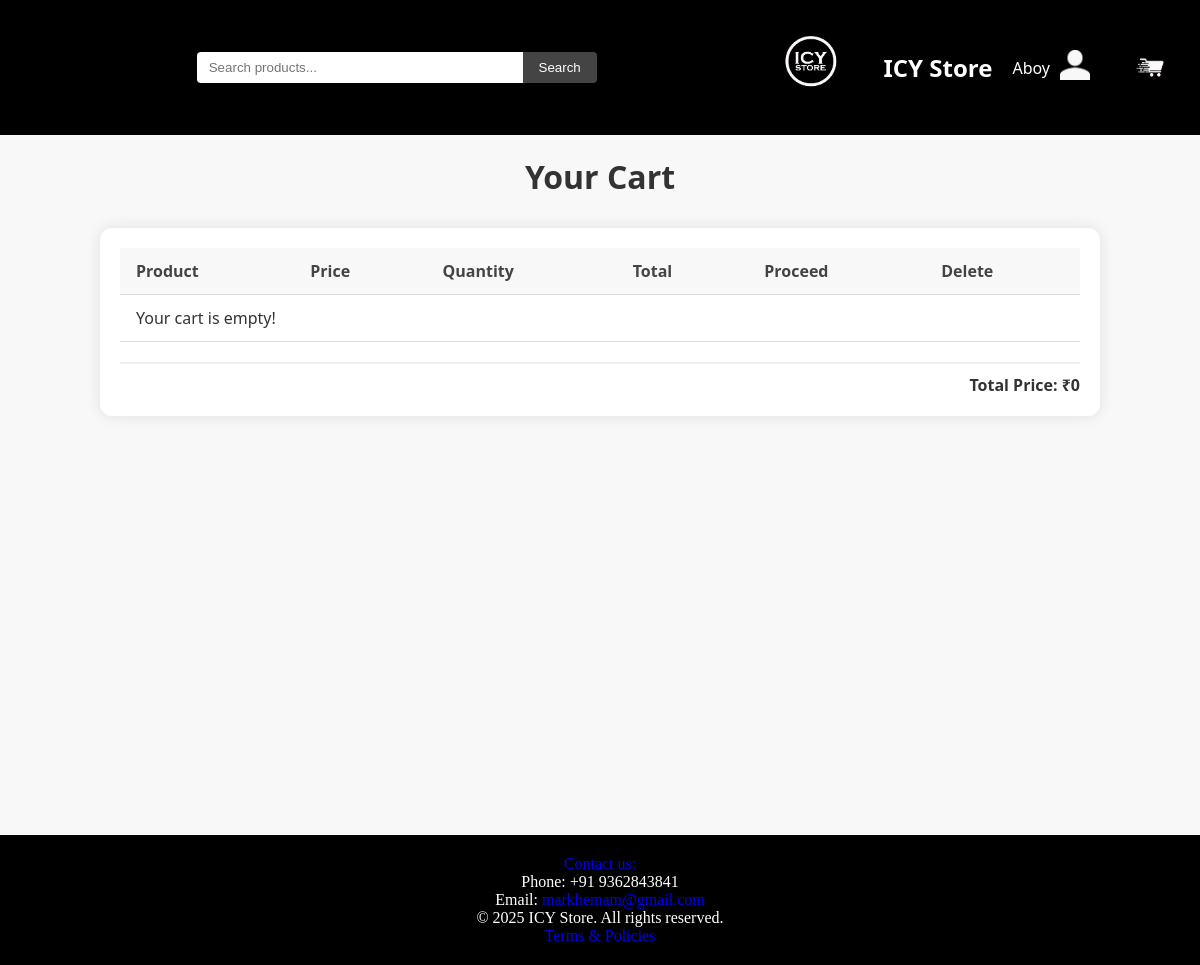
The page /cart/ (signed in) on the database as committed earlier.
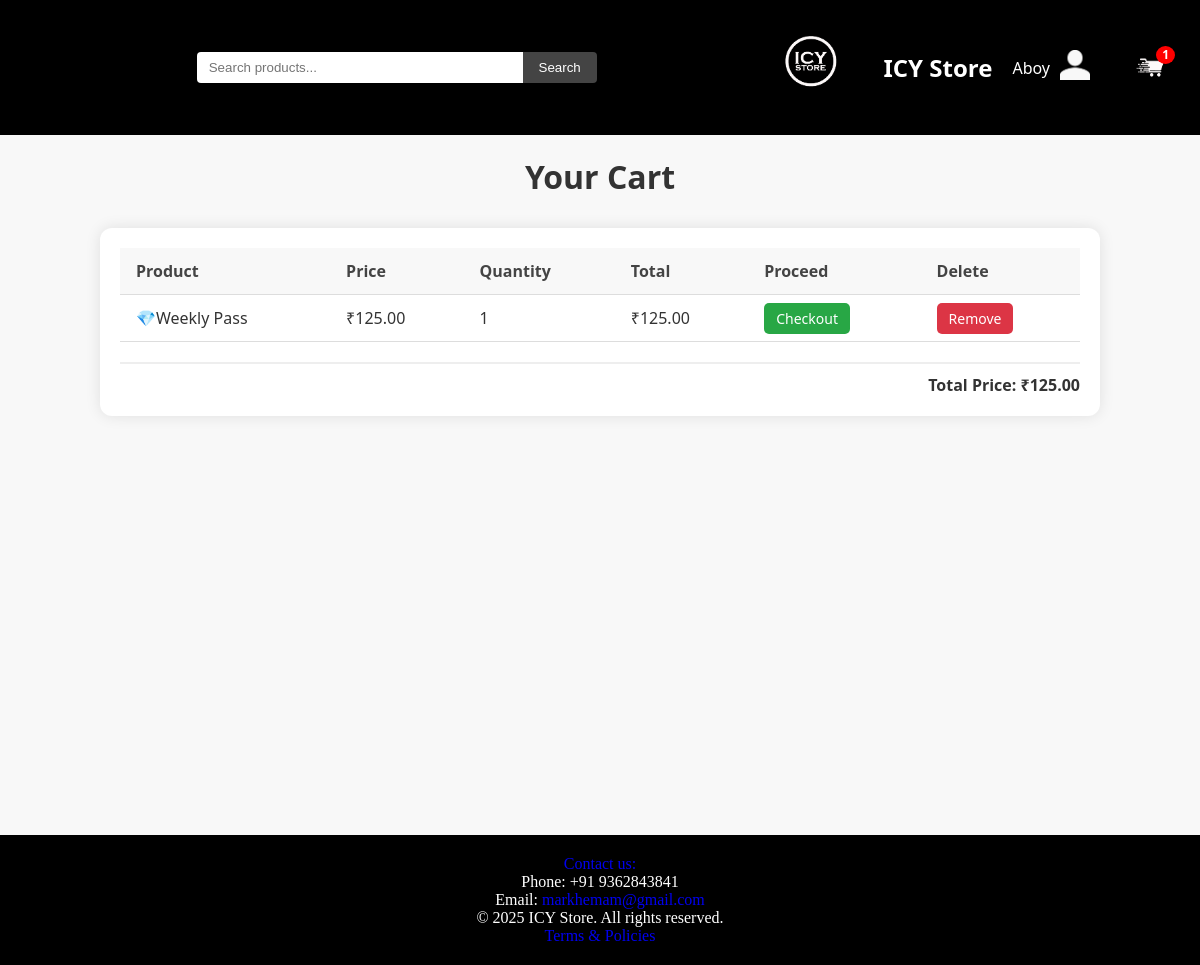
The same page on the database as committed later.
### users/models.py (models this page shows, shortened)
class Cart(models.Model):
    user = models.ForeignKey(User, on_delete=models.CASCADE)
    product = models.ForeignKey(Product, on_delete=models.CASCADE)
    game = models.ForeignKey(Game, on_delete=models.CASCADE, null=True, blank=True)  # NEW
    player_id = models.CharField(max_length=255)
    server_id = models.CharField(max_length=255)
    quantity = models.PositiveIntegerField(default=1)
    added_at = models.DateTimeField(auto_now_add=True)

class Product(models.Model):
    game = models.ForeignKey(Game, on_delete=models.CASCADE, related_name='products')
    name = models.CharField(max_length=100)
    price = models.DecimalField(max_digits=10, decimal_places=2)

### users/views.py (the view, shortened to what this page needs)
# urls.py: path('cart/', views.cart_view, name='cart_page'),
@login_required
def cart_view(request):
    cart_items = Cart.objects.filter(user=request.user)
    total_price = 0
    player_id = None
    server_id = None
    for item in cart_items:
        item.total_price = item.product.price * item.quantity
        total_price += item.total_price
        if not player_id and not server_id:
            player_id = item.player_id
            server_id = item.server_id
    return render(request, 'cart.html', {'cart_items': cart_items, 'total_price': total_price})

### users/context_processors.py (called while the page is built)
def cart_item_count(request):
    if request.user.is_authenticated:
        count = Cart.objects.filter(user=request.user).count()
    else:
        count = 0
    return {
        'cart_count': count
    }

### users/templates/cart.html (shortened to what this page needs)
{% load static %}
<!DOCTYPE html>
<html lang="en">
<head>
    <link rel="stylesheet" href="{% static 'css/styles.css' %}">
    <link rel="stylesheet" href="{% static 'css/table2.css' %}">
</head>
<body>
     <header class="header">
        <div class="search-container">
            <form method="get" action="{% url 'products' %}" class="search-form">
                <input type="text" name="search" placeholder="Search products..." value="{{ search }}">
                <button type="submit" class="search">Search</button>
            </form>
        </div>
        <div class="top-row">
            <div class="logo-container">
                <a class="store" href="{% url 'products' %}">
                <img src="{% static 'images/logo.png' %}" alt="ICY Store Logo" class="logo"></a>
                <a class="store" href="{% url 'products' %}">
                    <span class="store-name">ICY Store</span>
                </a>
            </div>
            <div class="user-info">
                <span class="username">{{ user.username }}</span>
                <div class="user-dropdown">
                    <img src="{% static 'images/person-icon.png' %}" alt="User Icon" class="person-icon" onclick="toggleDropdown()">
                </div>
            </div>
            <div class="cart-container">
                <img src="{% static 'images/cart.png' %}" alt="Cart" class="cart-icon" onclick="viewCart()">
                {% if cart_count > 0 %}
                 <div class="cart-item-count">{{ cart_count }}</div>
                {% endif %}
            </div>
        </div>
    </header>
    <main>
        <center><h2>Your Cart</h2></center>
        <div class="cart-table-container">
            <table class="cart-table">
                <thead>
                    <tr>
                        <th>Product</th>
                        <th>Price</th>
                        <th>Quantity</th>
                        <th>Total</th>
                        <th>Proceed</th>
                        <th>Delete</th>
                    </tr>
                </thead>
                <tbody>
                    {% for item in cart_items %}
                    <tr>
                        <td data-label="Product">{{ item.product.name }}</td>
                        <td data-label="Price">₹{{ item.product.price }}</td>
                        <td data-label="Quantity">{{ item.quantity }}</td>
                        <td data-label="Total">₹{{ item.total_price }}</td>
                        <td data-label="Proceed">
                            <a href="{% url 'checkout' item.id %}" class="checkout-btn">Checkout</a>
                        </td>
                        <td data-label="Delete">
                            <a href="{% url 'remove_from_cart' item.id %}" class="remove-btn">Remove</a>
                        </td>
                    </tr>
                    {% empty %}
                    <tr><td colspan="6">Your cart is empty!</td></tr>
                    {% endfor %}
                </tbody>
            </table>
            <div class="cart-summary">
                <p><strong>Total Price: </strong> ₹{{ total_price }}</p>
            </div>
        </div>
    </main>
    <footer>
        <p><a href="{% url 'contact' %}">Contact us:</a></p>
        <p>Phone: +91 9362843841</p>
        <p>Email: <a href="mailto:markhemam@gmail.com">markhemam@gmail.com</a></p>
        <p>&copy; 2025 ICY Store. All rights reserved.</p>
        <p><a href="{% url 'terms' %}">Terms & Policies </a></p>
    </footer>
</body>
</html>

Rows that differ between the two databases and show on the page:
added Cart: product.name "💎Weekly Pass", product.price "125.00", quantity "1", total_price "125.00"
Other text that changed with them:
{{ cart_count }}: (not shown) → "1"
{{ total_price }}: "0" → "125.00"
text no longer shown: "Your cart is empty!"
